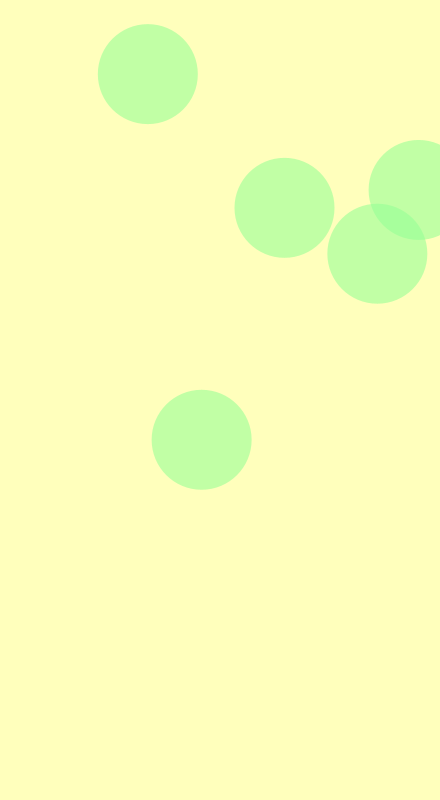
Frame 1 (no input)
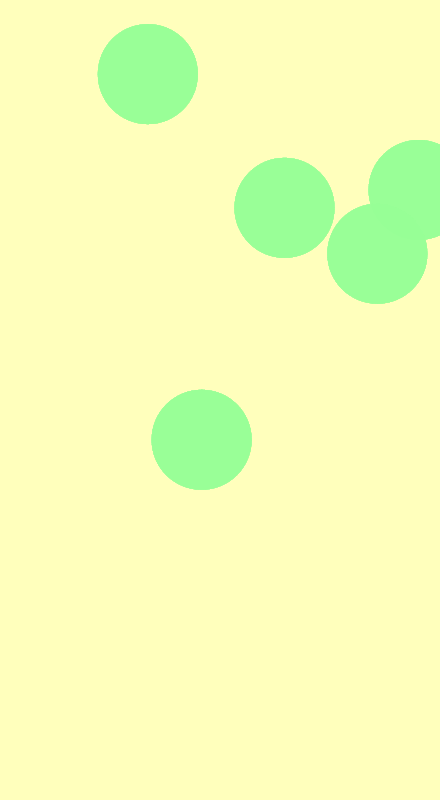
Frame 60 (the mouse pressed at the canvas centre just before this capture)
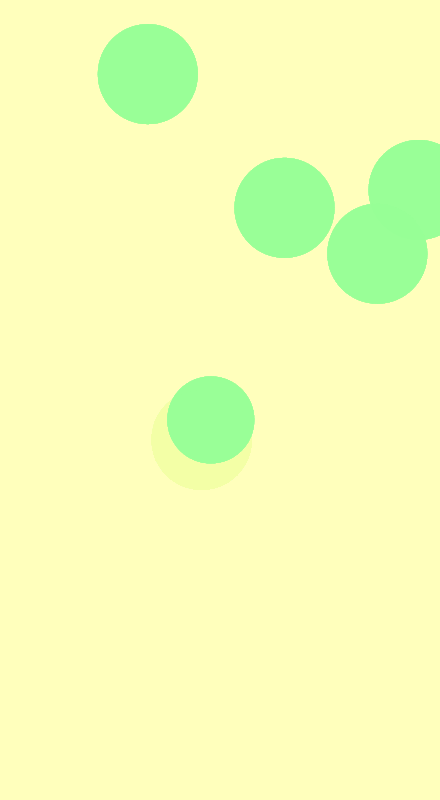
Frame 120 (the mouse held since frame 60 and released just before this capture)

The Processing sketch that drew these frames (run headless with seeded random() and noise(); from frame 60 on, the mouse is pressed at the canvas centre):

// Processing sketch: processing_54085
// ── processing_54085.pde

PoppingCircle circleOne, circleTwo, circleThree, circleFour, circleFive;

void setup()
{
     //randomSeed(70);
     size(440, 800);                  
     background(255, 255, 188);          //The background is a pretty yellow color
     noStroke();                         //Strokes are ugly
     circleOne = new PoppingCircle(random(440),random(800));
     circleTwo = new PoppingCircle(random(440),random(800));
     circleThree = new PoppingCircle(random(440),random(800));
     circleFour = new PoppingCircle(random(440),random(800));
     circleFive = new PoppingCircle(random(440),random(800));
}

void draw()
{
     fill(255, 255, 188,10);     //Get rid of the circle from the last frame
     rect(0, 0, 440, 800);
     circleOne.holding();
     circleTwo.holding();
     circleThree.holding();
     circleFour.holding();
     circleFive.holding();
     
     circleOne.changeColor();
     circleTwo.changeColor();
     circleThree.changeColor();
     circleFour.changeColor();
     circleFive.changeColor();
     
     circleOne.drawEllipse(); 
     circleTwo.drawEllipse(); 
     circleThree.drawEllipse(); 
     circleFour.drawEllipse();
     circleFive.drawEllipse();

}

class PoppingCircle
{
     float xpos;                    //This is the location of the circle.
     float ypos;                    //This is also that ^
     float maxRadius = 100.0;       //This is for drawing/popping the circle.
     float oldMaxRadius = 100.0;    //This is to detect change in radius.
     int colorCounter;              //This is used to cycle through the colors.

     int[]        hexR =               //These nine arrays hold the r, g, and b values for the respective circles.
     {
          150, 150, 150, 255, 100
     };
     int[]        hexG =
     {
          255, 150, 230, 150, 255
     };
     int[]        hexB =
     {
          150, 255, 255, 150, 230
     };
     
     PoppingCircle(float ixpos, float iypos)     // I guess this is a classes thing
     {
          xpos = ixpos;
          ypos = iypos;
     }

     void drawEllipse()     //This function draws the circles! if the circle is being grabbed, make it big, else, make it small.
     {
          if (int(sqrt((mouseX - xpos)*(mouseX - xpos) + (mouseY - ypos)*(mouseY - ypos))*2) < maxRadius && mousePressed)
          {
               fill(hexR[colorCounter], hexG[colorCounter], hexB[colorCounter], 150); 
               ellipse((xpos + mouseX)/2, (ypos + mouseY)/2, mouseDistance(), mouseDistance());
          }
          else
          {
               fill(hexR[colorCounter], hexG[colorCounter], hexB[colorCounter], 150); 
               ellipse(xpos, ypos, mouseDistance(), mouseDistance());
               }
          }

     void changeColor()      //This function changes the colors of the circles if they have just "popped" or been let go of
     {
          if (oldMaxRadius == 500 && maxRadius == 100) 
          { 
               colorCounter++;
          }
          if (colorCounter ==5)
          {
               colorCounter = 0;
          }
          oldMaxRadius = maxRadius;
     }
     
     void holding ()          // This function sets  the maximum radius of the first circle
     {
          if (int(sqrt((mouseX - xpos)*(mouseX - xpos) + (mouseY - ypos)*(mouseY - ypos))*2) < maxRadius && mousePressed)          //If the mouse is pressed, in the inside of the circle
               maxRadius = 500;                                                                                                    //Allow it to be stretched
          else                                                                                                                     //Else
          maxRadius = 100;                                                                                                         //Don't let it be stretched
     }

     int mouseDistance()     // This function returns a radius for the first circle, dependent on the max radius already set.
     {
          if (int(sqrt((mouseX - xpos)*(mouseX - xpos) + (mouseY - ypos)*(mouseY - ypos))*2) < maxRadius && mousePressed )          //If the circle is being grabbed
          {
               return (int(sqrt((mouseX - xpos)*(mouseX - xpos) + (mouseY - ypos)*(mouseY - ypos))*2));                             //return a radius equal to the distance of the mouse to the center of the
          }                                                                                                                         //circle
          else                                                                                                                      //else
          {                                                                                                                         //return a standard small size
               return 100;
          }
     }
}
